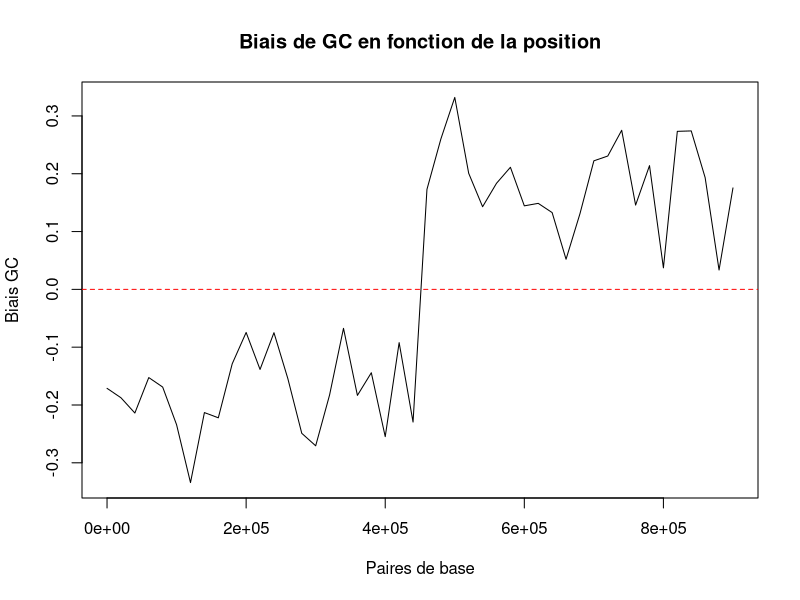

Recreate this plot in R.
#setwd("C:/Users/Emma/OneDrive/Desktop/LDD1/S2/demarche_scientifique")
#PARTIE 1: Gallus (Taux GC)
#PLTdata=read.table("nouv_tgc.txt", sep = "\t", header = TRUE)
#plot(PLTdata$TailleChromosome, PLTdata$TauxGC, xlab = "Taille du chromosome", ylab = "Taux GC", main = "Taux de GC en fonction de la taille du chromosome")
#lines(PLTdata$TailleChromosome, PLTdata$TauxGC)

#PARTIE 2: Borrelia burgdorferi (Biais GC)
#premier essai de creation de graphe: 

dataBB=read.table("BBSortieSkew.txt",sep="\t",header=TRUE)

#plot(dataBB$Pb, dataBB$TxGC.Skewed, type = "l", xlab = "Paires de base", ylab = "Biais GC", main = "Biais de GC en fonction de la position dans le génome")
#lines

#image avec erreur:
#plot(dataBB$Pb, dataBB$TxGC.Skewed, xlab = "Paires de base", ylab = "Biais GC", main = "Biais de GC en fonction de la position GC")
#lines(dataBB$Pb, dataBB$TxGC.Skewed)

#apres modifiation d'erreur effet de bord: l'oriC
BBdata2=read.table("BBSortieSkew.txt", sep = "\t", header = TRUE)
plot(BBdata2$Pb, BBdata2$TxGC.Skewed, type = "l", xlab = "Paires de base", ylab = "Biais GC", main = "Biais de GC en fonction de la position")

#ajout de ligne pour mieux voir 
abline(h=0, col="red", lty=2)
#note: lty= type de ligne. 2 pour tirets, 3 pour points etc.

#resreg<-lm(PLTdata$TailleChromosome, PLTdata$TauxGC, data=PLTdata)

#calculs supplementaires
avOric = mean(BBdata2[1:20,2])
apOric = mean(BBdata2[23:41,2])

#Zone approximative de l'OriC: entre 23e et 24e colonne (440-460 kPb)
BBsauts <- diff(BBdata2[,2])
which.max(abs(BBsauts))
